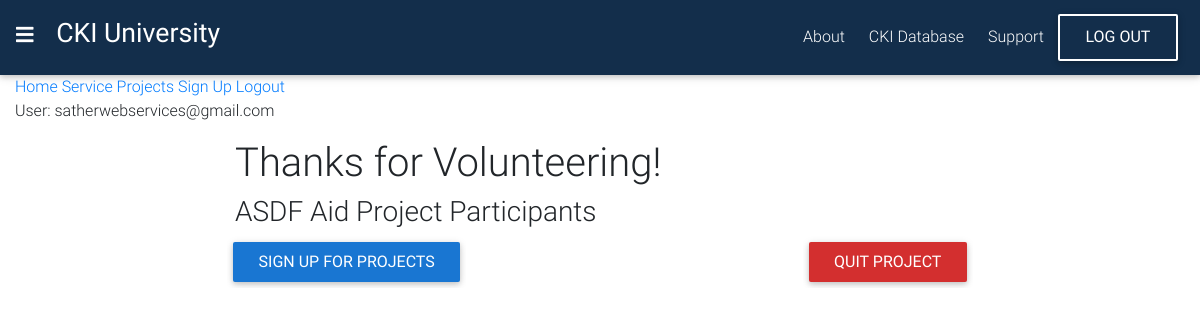
/catalog/717/ (signed in), run on the app's committed database.
### catalog/models.py (models this page shows, shortened)
class User(AbstractUser):
    username = None
    email = models.EmailField(_('email address'), unique=True)
    USERNAME_FIELD  = 'email'
    chapter = models.ForeignKey('Club_Chapter',on_delete=models.PROTECT)
    ranking = models.CharField(default='member', max_length=20)
    total_service_hours = models.DecimalField(default=0, max_digits=10, decimal_places=2)
    total_dollars_raised = models.DecimalField(default=0, max_digits=10, decimal_places=2)
    REQUIRED_FIELDS = []
    objects = UserManager()
    class Meta:
        ordering = ('email',)

class Service_Project(models.Model):
    project_ID = models.IntegerField(primary_key=True)
    club_chapter = models.ForeignKey('Club_Chapter',on_delete=models.PROTECT)
    project_title = models.CharField(max_length=15, help_text='Enter field documentation')
    project_location = models.CharField(max_length=15, help_text='Enter field documentation')
    project_leader = models.CharField(max_length=15, help_text='Enter field documentation')
    datetime_start = models.DateTimeField(help_text='Enter field documentation')
    datetime_end = models.DateTimeField(help_text='Enter field documentation')
    members_needed = models.IntegerField()
    wait_list = models.IntegerField()
    class Meta:
        ordering = ('project_title',)
        db_table = 'catalog_service_project'

### catalog/views.py (the view)
# urls.py: path('<int:pk>/', views.DetailView.as_view(), name='detail'),
class DetailView(ExtraContextMixin, generic.DetailView):
    model = Service_Project
    template_name = 'catalog/detail.html'
    def get_context_data(self, **kwargs):
        context = super(ExtraContextMixin, self).get_context_data(**kwargs)
        context['extra'] = ProjectRegistration.objects.all()
        return context

### catalog/templates/catalog/detail.html (shortened to what this page needs)
{% extends "base_generic.html" %}
{% load static %}
{% block content %}
<div class="container">
  <div class="row">
    <div class="col-md-2"></div>
    <div class="col-md-8">
      <h1>Thanks for Volunteering!</h1>
      <h3>{{service_project.project_title}} Project Participants</h3>
      <div class="row project-btns">
        <div class="col-md-6">
          <a href="{% url 'catalog:service_project' %}">
          <input class="btn btn-sm align-middle btn-blue font-b"
          type="submit" value="Sign up for projects"></input>
          </a>
        </div>
        <div class="col-md-6 text-right">
          <form method="post" novalidate action="{% url 'catalog:project_remove_worker' service_project.project_ID %}">
            <input class="btn btn-sm align-middle btn-red font-b"
            type="submit" value="Quit Project"></input>
          </form>
        </div>
      </div>
    </div>
    <div class="col-md-2"></div>
  </div>
</div>
{% endblock %}

### catalog/templates/base_generic.html (shortened to what this page needs)
{% load static %}
<!DOCTYPE html>
<html lang="en">
<head>
  <link rel="stylesheet" href="https://use.fontawesome.com/releases/v5.8.2/css/all.css">
  <link href="{% static 'css/bootstrap.min.css' %}" rel="stylesheet">
  <link href="{% static 'css/mdb.min.css' %}" rel="stylesheet">
  <link rel="stylesheet" href="{% static 'css/nav.css' %}">
  <link rel="stylesheet" href="{% static 'css/style.css' %}">
  <link href="{% static 'css/addons/datatables.min.css' %}" rel="stylesheet">
</head>
<body>
  {% block topnav %}
  <nav class="navbar navbar-dark colors">
    <h4 class="brand">
      <i class="fa fa-bars" onclick="show()"></i>
      <a style="color:inherit;" href="{% url 'catalog:index' %}">CKI University</a>
    </h4>
    <form class="form-inline">
      <ul class="nav text-center">
        <li class="nav-item">
          <a href="{% url 'catalog:index' %}">About</a>
        </li>
        <li class="nav-item">
          <a href="{% url 'catalog:clubs' %}" class="nav-link main">CKI Database</a>
        </li>
        <li class="nav-item">
          <a href="" class="nav-link main">Support</a>
        </li>
      </ul>
    {% if user.is_authenticated %}
      <button class="btn btn-md align-middle btn-outline-white font-b" type="button">
        <a href="{% url 'logout' %}?next={{request.path}}">log out</a>
      </button>
    {% else %}
      <button class="btn btn-md align-middle btn-outline-white font-b" type="button">
        <a href="{% url 'login' %}?next={{request.path}}">log in</a>
      </button>
    {% endif %}
    </form>
  </nav>
  {% endblock %}
  <div class="container-fluid">
    {% block tempnav %}
    <div class="tmp-nav">
      <a href="{% url 'catalog:index' %}">Home</a>
      <a href="{% url 'catalog:service_project' %}">Service Projects</a>
      <a href="{% url 'catalog:signup' %}">Sign Up</a>
      {% if user.is_authenticated %}
        <a href="{% url 'logout' %}?next={{request.path}}">Logout</a>
        <p>User: {{ user.get_username }}</p>
        {% else %}
        <a href="{% url 'login' %}?next={{request.path}}">Login</a>
      {% endif %}
    </div>
    {% endblock %}
    {% block content %}{% endblock %}
  </div>
</body>
</html>

### catalog/static/css/nav.css (style rules this page uses)
.fa-navicon:before, .fa-reorder:before, .fa-bars:before { content: "\f0c9"; padding-right: 1rem; font-size: 15pt; }

### catalog/static/css/style.css (style rules this page uses)
h4.brand { font-family: 'Kaushan Script', cursive; color: #fff; font-size: 20pt!important; cursor: pointer; text-decoration: none; }
.colors { background: #132e4b; color: #fff; }
button.btn a { color: #fff; text-decoration: none; }
.nav-item { color:#fff!important; }
.nav-item a { text-decoration: none; display: block; padding: .5rem .5rem .5rem 1rem; color: #fff; }
.font-b { font-size: 12pt!important; }
.project-btns { margin-top: 0.5rem; }
.project-btns .col-md-6 { padding-left: 7px; padding-right: 7px; }

### data on the page
User: get_username "satherwebservices@gmail.com"
Service_Project: project_title "ASDF Aid"
